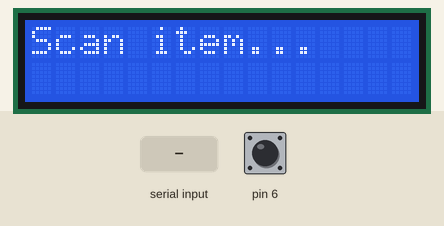
Recording of a sketch running on a simulated Arduino Uno, built with avr-gcc and run on an emulated ATmega328P. On the bench: 16×2 character LCD. The inputs (shaded band) are chosen by the test bench; at power-on: pin 6 HIGH. The modem accepts every AT command (registered, SIM ready, sends succeed) and sends nothing else; what the sketch prints to the serial monitor is not drawn.

Above: at 5.3 s.
5.4 s: "1" received over Serial
At 6.5 s:
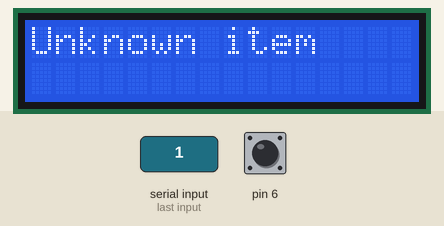
8.4 s: pin 6 pulled LOW for 0.15 s
At 9.8 s:
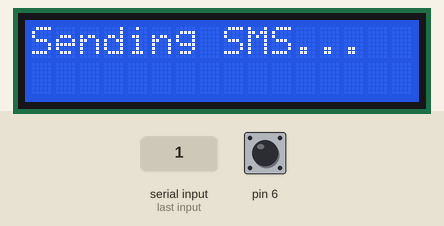
At 14.0 s:
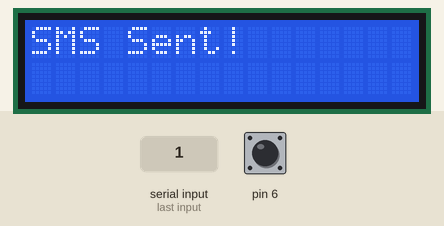
Timing chart, 0 to 15.5 s (numbered marks = the images above; inputs shaded):
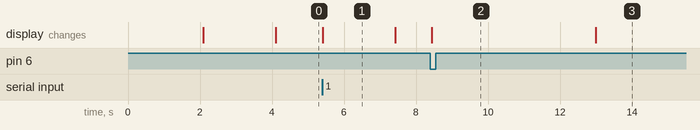

The sketch:

Code_With_EM18_RFID_GSM.i.ino
```cpp
#include <SoftwareSerial.h>
#include <Wire.h>
#include <LiquidCrystal_I2C.h>

LiquidCrystal_I2C lcd(0x27, 16, 2);
SoftwareSerial gsmSerial(2, 3);

String scannedUID = "";
float totalPrice = 0;
int itemCount = 0;

struct Item {
  String uid;
  float price;
  String name;
};

Item items[] = {
  { "2700875A344B", 100.0, "Apple" },
  { "2700227A344B", 50.0, "Mango" },
  { "2700337A344B", 20.0, "Banana" }
};

int numItems = 3;

void setup() {
  Serial.begin(9600);
  gsmSerial.begin(9600);

  lcd.init();
  lcd.backlight();
  lcd.print("Smart Trolley");
  delay(2000);
  lcd.clear();

  gsmSerial.println("AT");
  delay(1000);
  gsmSerial.println("AT+CMGF=1");
  delay(1000);

  lcd.print("Scan item...");

  pinMode(6, INPUT_PULLUP);
}

void loop() {
  if (Serial.available()) {
    scannedUID = "";
    while (Serial.available()) {
      char c = Serial.read();
      scannedUID += c;
    }
    scannedUID.trim();

    Serial.println("Scanned UID: " + scannedUID);

    float price = getPrice(scannedUID);
    if (price > 0) {
      totalPrice += price;
      itemCount++;
      lcd.clear();
      lcd.print("Added: ");
      lcd.print(price);
      lcd.setCursor(0, 1);
      lcd.print("Total: ");
      lcd.print(totalPrice);
      delay(2000);
      lcd.clear();
      lcd.print("Scan item...");
    } else {
      lcd.clear();
      lcd.print("Unknown item");
      delay(2000);
      lcd.clear();
      lcd.print("Scan item...");
    }
  }

  if (digitalRead(6) == LOW) {
    sendBillSMS();
    delay(5000);
  }
}

float getPrice(String uid) {
  for (int i = 0; i < numItems; i++) {
    if (uid == items[i].uid) {
      return items[i].price;
    }
  }
  return 0;
}

void sendBillSMS() {
  String message = "Shopping Bill: " + String(itemCount) + " items, Total: Rs. " + String(totalPrice);
  lcd.clear();
  lcd.print("Sending SMS...");
  gsmSerial.println("AT+CMGS=\"+91xxxxxxxxxx\"");
  delay(1000);
  gsmSerial.print(message);
  delay(500);
  gsmSerial.write(26);
  delay(3000);
  lcd.clear();
  lcd.print("SMS Sent!");
  totalPrice = 0;
  itemCount = 0;
  delay(3000);
  lcd.clear();
  lcd.print("Scan item...");
}
```

Measured:
- after the input at 5.4 s, the display: changes at once (image 1)
- after the input at 8.4 s, the display: changes at once (image 2)
- what the display in image 1 shows lasts 2.0 s, from 5.4 s to 7.4 s
